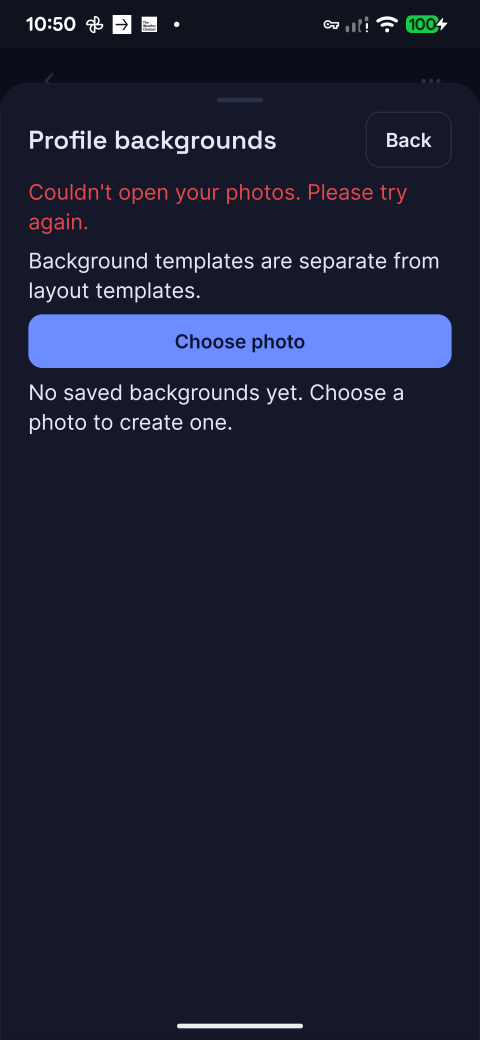
#> input picture .planning/phases/31-profile-experience/evidence/31-12-release/release-post-review-picker.png, 1440 x 3120 px (shown at 1/3 size)
$ python -i fit-launcher-icons.py   (imports and definitions only)
#> lines starting #> are read from the running program, lines starting #| are printed output that depends on the picture
#!/usr/bin/env python3
#
# Fit the owner's adaptive-icon art inside Android's adaptive-icon safe zone
# (RG-041 / release-readiness/AUD-REL-003, owner ruling D-21, Phase 38.4).
#
# Android sizes every adaptive-icon layer at 108x108dp; launcher masks only
# guarantee the inner 66x66dp (the 66/108 "safe zone") stays visible. Expo's
# prebuild icon pipeline (@expo/prebuild-config withAndroidIcons.js) resizes
# `android.adaptiveIcon.foregroundImage` / `monochromeImage` EDGE-TO-EDGE to the
# 108dp layer (resizeMode "cover") and adds NO padding, so the owner's art — which
# fills ~90% of its canvas — would have its orbits clipped by the mask. The fit
# therefore has to be baked into committed derivative PNGs. This script is that
# reproducible step.
#
# Per source (owner-supplied, committed in 6e7f4e4, never modified here):
#   1. load RGBA; bounding box of pixels with alpha > ALPHA_THRESHOLD;
#   2. crop to it; maximum radial distance of those pixels from the crop centre;
#   3. LANCZOS-scale so that distance equals MARGIN * SAFE_ZONE_RATIO / 2 * OUT_SIZE;
#   4. paste centred on a transparent OUT_SIZE x OUT_SIZE canvas;
#   5. save PNG with no metadata chunks (deterministic output).
# This is a pure geometric fit: no recolouring, no redrawing. The legacy icon
# (`assets/orbit-icon-legacy.png`) is used unmodified and is NOT processed here.
#
# Usage:
#   python3 scripts/fit-launcher-icons.py           # (re)write both derivatives
#   python3 scripts/fit-launcher-icons.py --check   # verify committed derivatives
#
# --check regenerates in memory and fails if a committed derivative's mode, size
# or decoded pixel bytes differ from a fresh run, or if its fitted content's
# maximum radial extent from the canvas centre exceeds the target radius (+1px).
#
# Exit codes:
#   0  derivatives written / --check passed
#   1  --check found a stale, missing or out-of-safe-zone derivative
#   2  usage error or unreadable source
#
# Dev-time tool only (system Python 3 + Pillow); nothing is added to package.json.

import io
import math
import os
import sys

from PIL import Image

# ---- Tunables -------------------------------------------------------------
# Output canvas edge in px (xxxhdpi needs 432px; 1024 leaves headroom).
OUT_SIZE = 1024
# Android adaptive-icon safe zone: inner 66dp of the 108dp layer.
SAFE_ZONE_RATIO = 66 / 108
# Fraction of the safe-zone RADIUS the art's furthest pixel may reach. The
# owner-approved preview's exact margin was not recorded; 0.95 (scale ~0.580 on
# the 1254px source) is the researched value, confirmed on the device pass.
MARGIN = 0.95
# Pixels with alpha at or below this are treated as empty when measuring.
ALPHA_THRESHOLD = 16

REPO_ROOT = os.path.abspath(os.path.join(os.path.dirname(__file__), ".."))
# owner source -> fitted derivative (repo-relative)
SOURCES = {
    "assets/orbit-icon-foreground.png": "assets/orbit-icon-foreground-adaptive.png",
    "assets/orbit-icon-monochrome.png": "assets/orbit-icon-monochrome-adaptive.png",
}
# ---------------------------------------------------------------------------

TARGET_RADIUS = MARGIN * SAFE_ZONE_RATIO / 2 * OUT_SIZE


def _mask(img):
    """1-bit-ish L mask: 255 where alpha > ALPHA_THRESHOLD, else 0."""
    return img.getchannel("A").point(lambda v: 255 if v > ALPHA_THRESHOLD else 0)


def max_radial_extent(img, cx, cy):
    """Max distance (px, measured to pixel centres) of any content pixel from (cx, cy).

    Per row the furthest content pixel is the leftmost or rightmost one, so only
    those two are measured.
    """
    mask = _mask(img)
    w, h = mask.size
    data = mask.tobytes()
    best = 0.0
    for y in range(h):
        row = data[y * w : (y + 1) * w]
        left = row.find(b"\xff")
        if left < 0:
            continue
        right = row.rfind(b"\xff")
        dy = y + 0.5 - cy
        for x in (left, right):
            best = max(best, math.hypot(x + 0.5 - cx, dy))
    return best


def fit(src_path):
    """Return the fitted OUT_SIZE x OUT_SIZE RGBA derivative of one source."""
    src = Image.open(src_path).convert("RGBA")
#> src is the input picture: PIL image 1440x3120 RGBA; mean R, G, B, A 27.9, 32.6, 52.3, 255
    bbox = _mask(src).getbbox()
#> in _mask, `return img.getchannel("A").point(lambda v: 255 if v > ALPHA_THRESHOLD ..`: returned value: PIL image 1440x3120 L; every value is 255
#> bbox = (0, 0, 1440, 3120)
    if bbox is None:
        raise ValueError(f"{src_path}: no pixel has alpha > {ALPHA_THRESHOLD}")
    art = src.crop(bbox)
    w, h = art.size
#> w = 1440; h = 3120
    extent = max_radial_extent(art, w / 2, h / 2)
#> extent = 1717.5
    scale = TARGET_RADIUS / extent
#> scale = 0.173
    size = (max(1, round(w * scale)), max(1, round(h * scale)))
#> size = (249, 540)
    # Pillow resamples RGBA in premultiplied alpha, so edges do not fringe.
    scaled = art.resize(size, Image.LANCZOS)
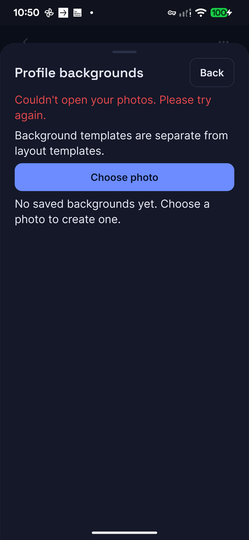
#> scaled: PIL image 249x540 RGBA; mean R, G, B, A 27.9, 32.6, 52.2, 255
    canvas = Image.new("RGBA", (OUT_SIZE, OUT_SIZE), (0, 0, 0, 0))
#> canvas: PIL image 1024x1024 RGBA; every value is 0
    canvas.paste(scaled, ((OUT_SIZE - size[0]) // 2, (OUT_SIZE - size[1]) // 2))
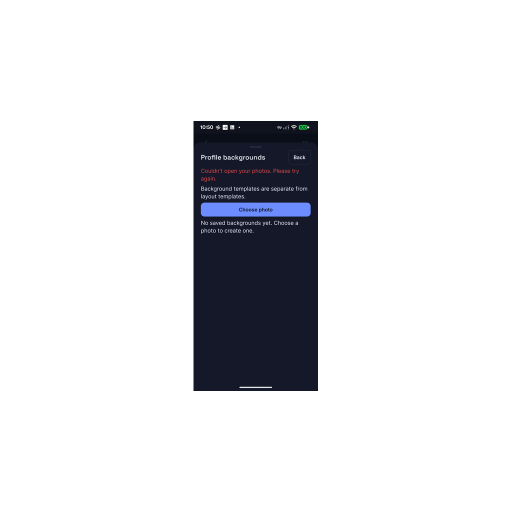
#> canvas: PIL image 1024x1024 RGBA (shown at 1/2 size); mean R, G, B, A 3.6, 4.2, 6.7, 32.7; transparent parts drawn white
    return canvas, scale


# [56 lines left out: functions encode, main, not called in this run]


# [2 lines not run here, left out]

>>> result = fit('../.planning/phases/31-profile-experience/evidence/31-12-release/release-post-review-picker.png')

$ run again, on .planning/phases/31-profile-experience/evidence/31-12-release/release-layout-chooser-fixed.png
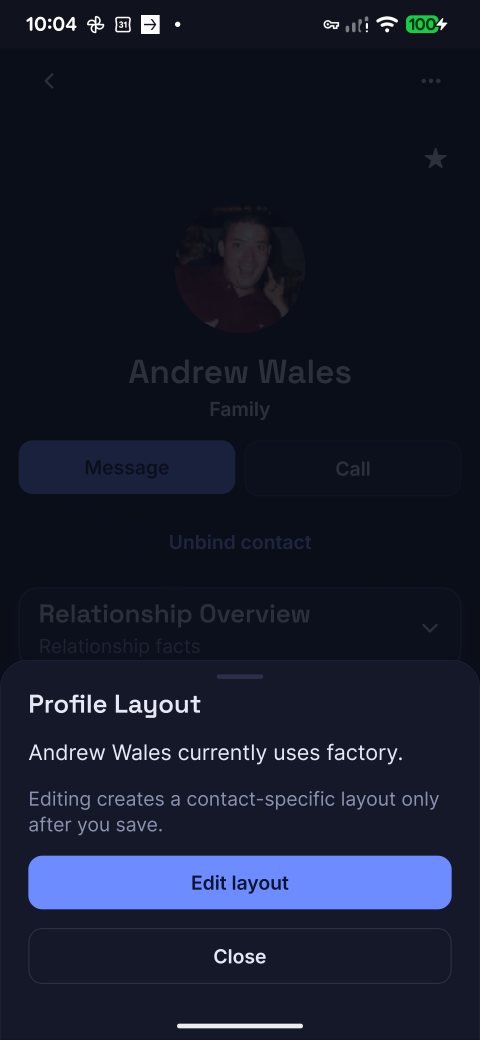
#> input picture .planning/phases/31-profile-experience/evidence/31-12-release/release-layout-chooser-fixed.png, 1440 x 3120 px (shown at 1/3 size)
#> in fit, src is the input picture: PIL image 1440x3120 RGBA; mean R, G, B, A 21.7, 26.9, 44.4, 255
#> bbox = (0, 0, 1440, 3120)
#> extent = 1717.5
#> scale = 0.173
#> size = (249, 540)
#> in fit, `scaled = art.resize(size, Image.LANCZOS)`:
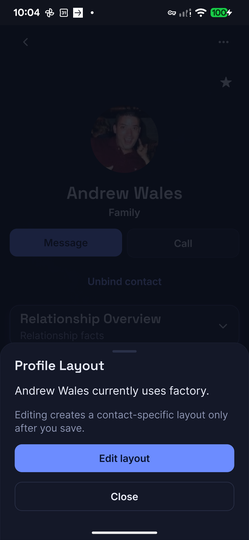
#> scaled: PIL image 249x540 RGBA; mean R, G, B, A 21.7, 26.9, 44.4, 255
#> in fit, `canvas.paste(scaled, ((OUT_SIZE - size[0]) // 2, (OUT_SIZE - size[1]) ..`:
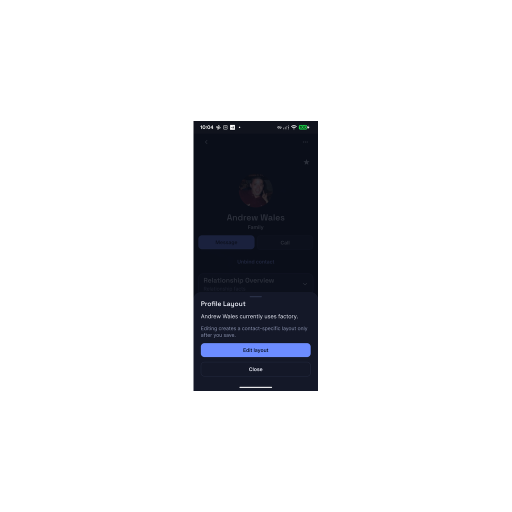
#> canvas: PIL image 1024x1024 RGBA (shown at 1/2 size); mean R, G, B, A 2.8, 3.5, 5.7, 32.7; transparent parts drawn white

$ run again, on .planning/phases/31-profile-experience/evidence/31-12-release/release-layout-editor-fixed.png
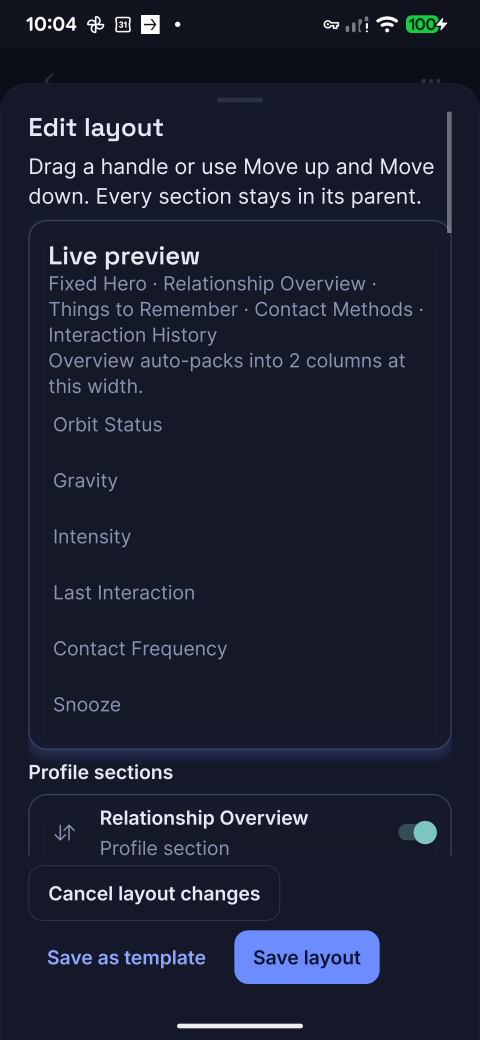
#> input picture .planning/phases/31-profile-experience/evidence/31-12-release/release-layout-editor-fixed.png, 1440 x 3120 px (shown at 1/3 size)
#> in fit, src is the input picture: PIL image 1440x3120 RGBA; mean R, G, B, A 28.2, 32.5, 49.6, 255
#> bbox = (0, 0, 1440, 3120)
#> extent = 1717.5
#> scale = 0.173
#> size = (249, 540)
#> in fit, `scaled = art.resize(size, Image.LANCZOS)`:
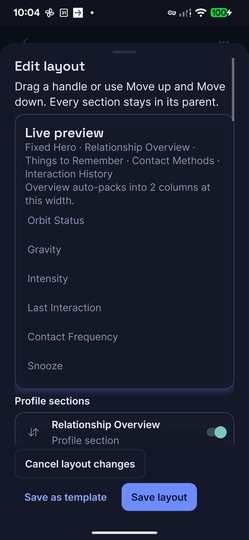
#> scaled: PIL image 249x540 RGBA; mean R, G, B, A 28.2, 32.5, 49.5, 255
#> in fit, `canvas.paste(scaled, ((OUT_SIZE - size[0]) // 2, (OUT_SIZE - size[1]) ..`:
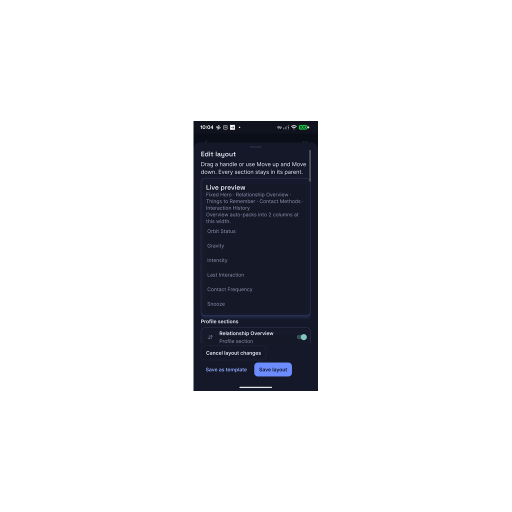
#> canvas: PIL image 1024x1024 RGBA (shown at 1/2 size); mean R, G, B, A 3.6, 4.2, 6.3, 32.7; transparent parts drawn white
